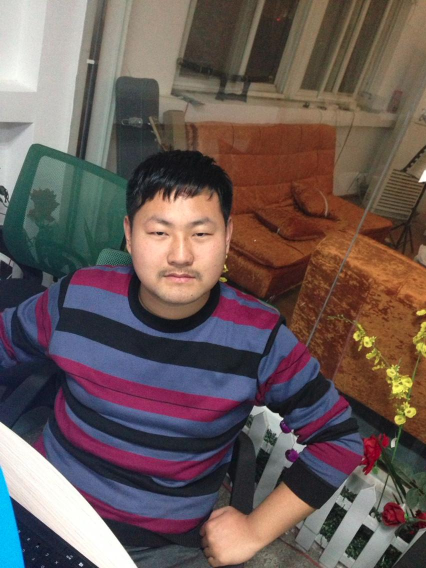
#> input picture python/face++/face++人脸识别考勤机/picture/1/1.jpg, 852 x 1136 px, given in place of the camera (shown at 1/2 size)
$ python opencvyage.py
#> lines starting #> are read from the running program, lines starting #| are printed output that depends on the picture
# coding:utf-8
# 导入必要的软件包
import argparse
import datetime
import imutils
import time
import cv2

# 创建参数解析器并解析参数
ap = argparse.ArgumentParser()
ap.add_argument("-v", "--video", help="path to the video file")
ap.add_argument("-a", "--min-area", type=int, default=500, help="minimum area size")
args = vars(ap.parse_args())

# 如果video参数为None，那么我们从摄像头读取数据
if args.get("video", None) is None:
    camera = cv2.VideoCapture(0)
    time.sleep(0.25)

# 否则我们读取一个视频文件
else:
    camera = cv2.VideoCapture(args["video"])

# 初始化视频流的第一帧
firstFrame = None

# 遍历视频的每一帧
while True:
    # 获取当前帧并初始化occupied/unoccupied文本
    (grabbed, frame) = camera.read()
#> frame is the input picture: shape (1136, 852, 3); mean B, G, R 87.6, 90.1, 105.3
    text = "Unoccupied"

    # 如果不能抓取到一帧，说明我们到了视频的结尾
    if not grabbed:
        break

    # 调整该帧的大小，转换为灰阶图像并且对其进行高斯模糊
    frame = imutils.resize(frame, width=500)
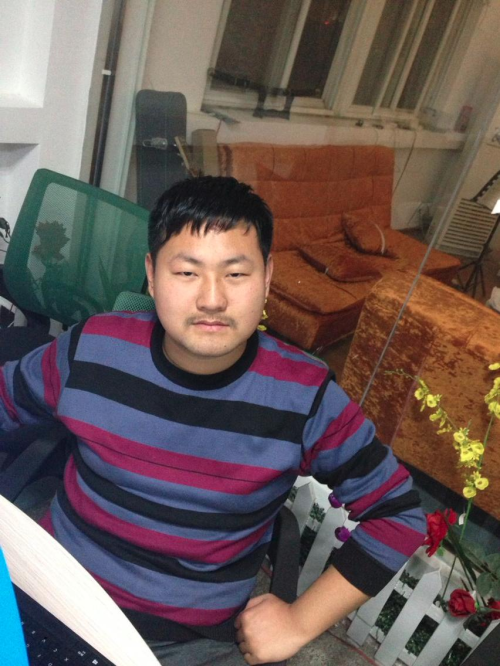
#> frame: shape (666, 500, 3); mean B, G, R 87.6, 90.1, 105.3
    gray = cv2.cvtColor(frame, cv2.COLOR_BGR2GRAY)
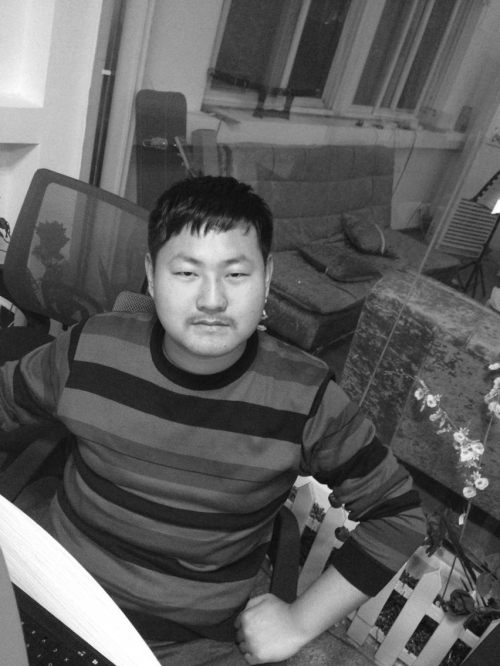
#> gray: shape (666, 500); min 10, max 255, mean 94.4
    gray = cv2.GaussianBlur(gray, (21, 21), 0)
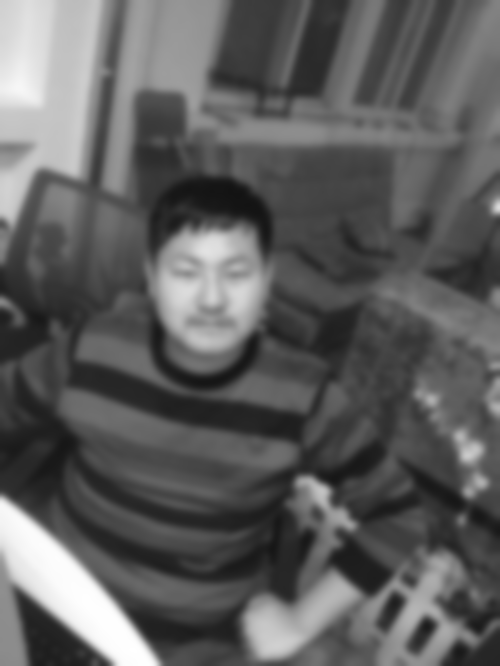
#> gray: shape (666, 500); min 19, max 255, mean 94.4

    # 如果第一帧是None，对其进行初始化
    if firstFrame is None:
        firstFrame = gray
        continue
    # 计算当前帧和第一帧的不同
    frameDelta = cv2.absdiff(firstFrame, gray)
    thresh = cv2.threshold(frameDelta, 25, 255, cv2.THRESH_BINARY)[1]

    # 扩展阀值图像填充孔洞，然后找到阀值图像上的轮廓
    thresh = cv2.dilate(thresh, None, iterations=2)
    (cnts, _) = cv2.findContours(thresh.copy(), cv2.RETR_EXTERNAL,
                                 cv2.CHAIN_APPROX_SIMPLE)

    # 遍历轮廓
    for c in cnts:
        # if the contour is too small, ignore it
        if cv2.contourArea(c) < 6*args["min_area"]:
            continue
       #以上两句我注释掉了
        # compute the bounding box for the contour, draw it on the frame,
        # and update the text
        # 计算轮廓的边界框，在当前帧中画出该框
        (x, y, w, h) = cv2.boundingRect(c)
        cv2.rectangle(frame, (x, y), (x + w, y + h), (0, 255, 0), 2)
        text = "Occupied"
    # draw the text and timestamp on the frame
    # 在当前帧上写文字以及时间戳
    cv2.putText(frame, "Room Status: {}".format(text), (10, 20),
                cv2.FONT_HERSHEY_SIMPLEX, 0.5, (0, 0, 255), 2)
    cv2.putText(frame, datetime.datetime.now().strftime("%A %d %B %Y %I:%M:%S%p"),
                (10, frame.shape[0] - 10), cv2.FONT_HERSHEY_SIMPLEX, 0.35, (0, 0, 255), 1)

    # 显示当前帧并记录用户是否按下按键
    cv2.imshow("Security Feed", frame)
    cv2.imshow("Thresh", thresh)
    cv2.imshow("Frame Delta", frameDelta)
    key = cv2.waitKey(1) &0xFF

    # 如果q键被按下，跳出循环
    if key == ord("q"):
        break

# 清理摄像机资源并关闭打开的窗口
camera.release()
cv2.destroyAllWindows()

$ run again, on python/face++/face++人脸识别考勤机/picture/1/2.jpg
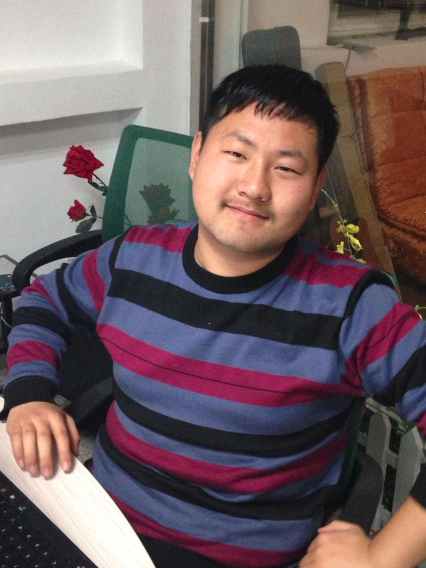
#> input picture python/face++/face++人脸识别考勤机/picture/1/2.jpg, 852 x 1136 px, given in place of the camera (shown at 1/2 size)
#> frame is the input picture: shape (1136, 852, 3); mean B, G, R 96.8, 92.8, 110.1
#> `frame = imutils.resize(frame, width=500)`:
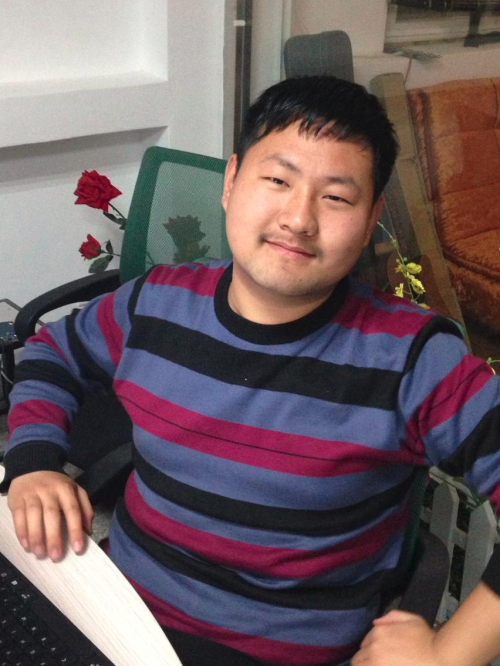
#> frame: shape (666, 500, 3); mean B, G, R 96.8, 92.8, 110.1
#> `gray = cv2.GaussianBlur(gray, (21, 21), 0)`:
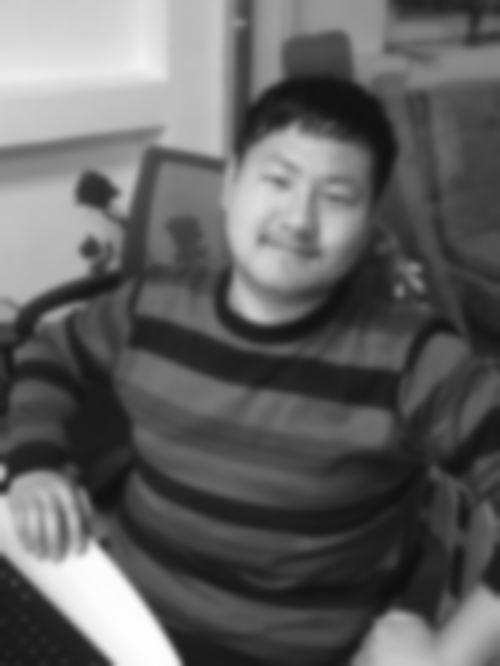
#> gray: shape (666, 500); min 15, max 254, mean 98.4

$ run again, on python/face++/face++人脸识别考勤机/picture/1/3.jpg
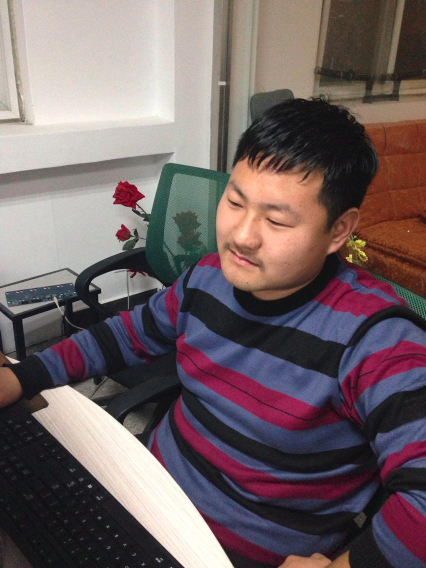
#> input picture python/face++/face++人脸识别考勤机/picture/1/3.jpg, 852 x 1136 px, given in place of the camera (shown at 1/2 size)
#> frame is the input picture: shape (1136, 852, 3); mean B, G, R 100.2, 98.1, 113.3
#> `frame = imutils.resize(frame, width=500)`:
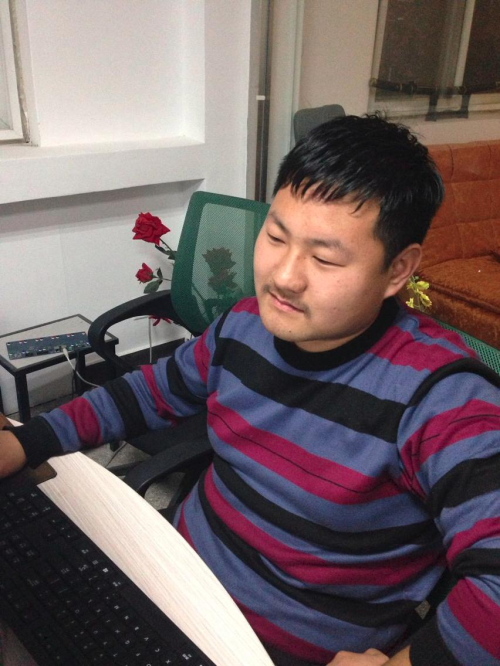
#> frame: shape (666, 500, 3); mean B, G, R 100.2, 98.1, 113.3
#> `gray = cv2.GaussianBlur(gray, (21, 21), 0)`:
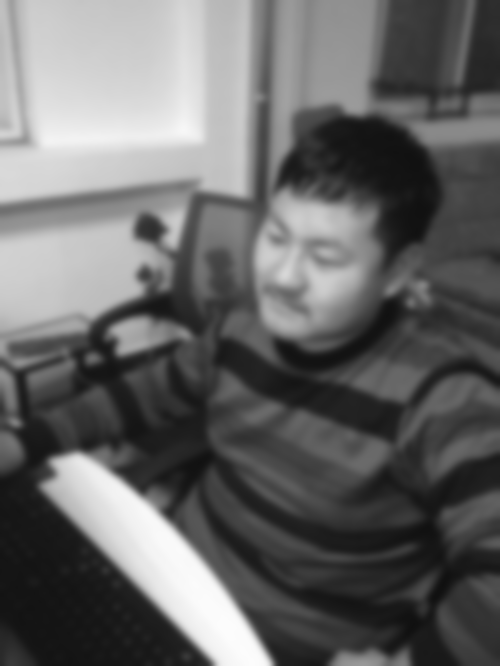
#> gray: shape (666, 500); min 16, max 252, mean 102.9
